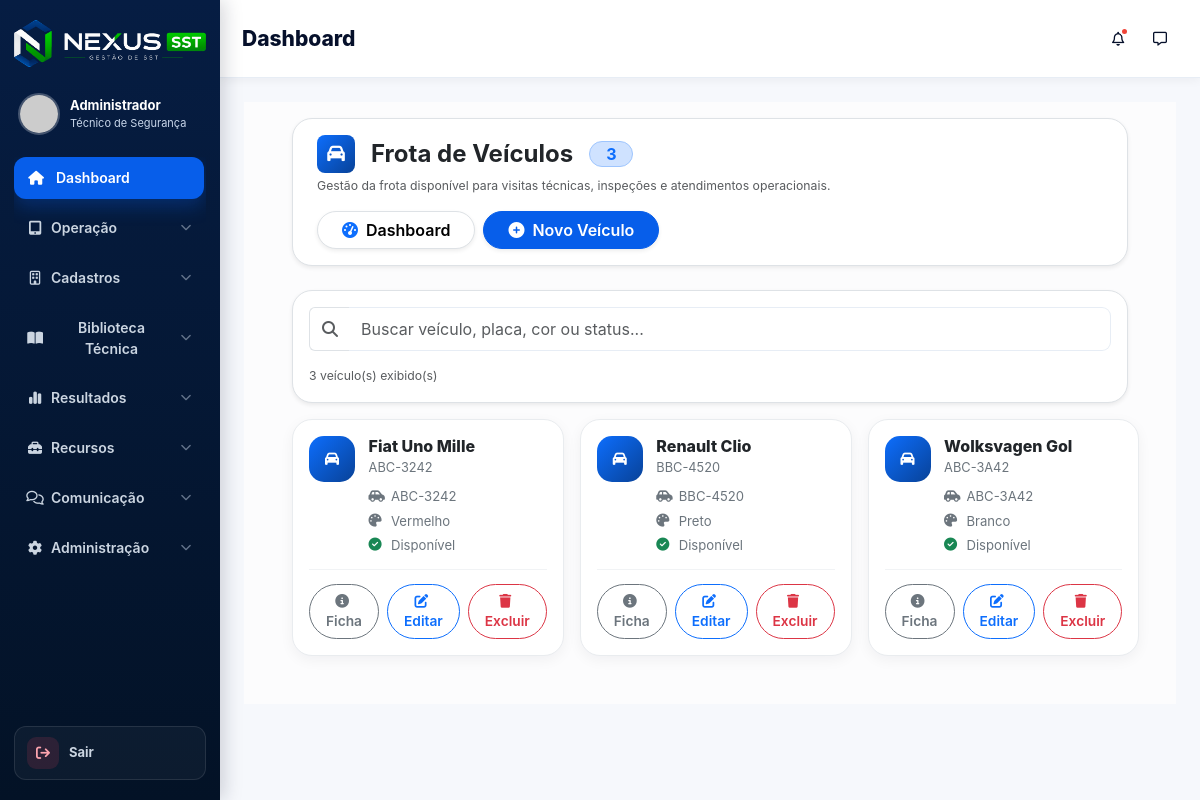
Screenshot of /nexus_sst/public/veiculos (signed in) with the database file from the repository.
### tables this page shows
CREATE TABLE `veiculos` (
  `id` int NOT NULL AUTO_INCREMENT,
  `modelo` varchar(100) NOT NULL,
  `placa` varchar(20) NOT NULL,
  `cor` varchar(50) DEFAULT NULL,
  `ativo` tinyint(1) DEFAULT '1',
  `criado_em` timestamp NULL DEFAULT CURRENT_TIMESTAMP,
  PRIMARY KEY (`id`),
  UNIQUE KEY `placa` (`placa`)
);

### core/Controller.php (called while the page is built, shortened)
<?php
class Controller
{
    public function model($model)
    {
        $modelFile = dirname(__DIR__) . "/app/models/{$model}.php";
        return new $model();
    }
    public function view($view, $data = [])
    {
        extract($data);
        $viewPath = dirname(__DIR__) . "/app/views/{$view}.php";
        require_once $viewPath;
    }
}

### app/controllers/VeiculosController.php (called while the page is built, shortened)
<?php
class VeiculosController extends Controller
{
    private $veiculoModel;
    public function __construct()
    {
        $this->veiculoModel = $this->model('Veiculo');
    }
    public function index()
    {
        $dados = [
            'veiculos' => $this->veiculoModel->listarTodos(),
            'css' => 'veiculos.css'
        ];
        $this->view('veiculos/index', $dados);
    }
}

### core/Router.php (called while the page is built, shortened)
<?php
class Router
{
    private array $routes = [];
    private function add(string $httpMethod, string $uri, string $controller, string $method): void
    {
        $uri = '/' . trim($uri, '/');
        $this->routes[$httpMethod][$uri] = [
            'controller' => $controller,
            'method' => $method
        ];
    }
    public function dispatch(): void
    {
        $httpMethod = strtoupper($_SERVER['REQUEST_METHOD'] ?? 'GET');
        $requestUri = $_SERVER['REQUEST_URI'] ?? '/';
        $requestPath = parse_url($requestUri, PHP_URL_PATH) ?: '/';
        $route = $this->normalizeRequestPath($requestPath);
        $routes = $this->routes[$httpMethod] ?? [];
        $match = $this->matchRoute($routes, $route);
        $methodName = $match['method'];
        $params = $match['params'];
        $controller = new $controllerName();
        $controller->$methodName(...$params);
    }
    private function normalizeRequestPath(string $requestPath): string
    {
        $route = '/' . ltrim($requestPath, '/');
        $basePaths = [];
        if (defined('BASE_URL')) {
            $configuredBasePath = parse_url((string) BASE_URL, PHP_URL_PATH);
            if (is_string($configuredBasePath) && $configuredBasePath !== '') {
                $basePaths[] = '/' . trim($configuredBasePath, '/');
            }
        }
        $basePaths = array_values(array_unique(array_filter($basePaths)));
        usort($basePaths, static fn(string $a, string $b): int => strlen($b) <=> strlen($a));
        foreach ($basePaths as $basePath) {
            if (str_starts_with($route, $basePath . '/')) {
                $route = substr($route, strlen($basePath));
                break;
            }
        }
        $route = '/' . trim($route, '/');
        return $route === '//' ? '/' : $route;
    }
    private function matchRoute(array $routes, string $route): ?array
    {
        if (isset($routes[$route])) {
            return [
                'controller' => $routes[$route]['controller'],
                'method' => $routes[$route]['method'],
                'params' => []
            ];
        }
        return null;
    }
}

### public/index.php (called while the page is built, shortened)
<?php
spl_autoload_register(function ($class) {
    $paths = [
        dirname(__DIR__) . '/core/',
        dirname(__DIR__) . '/app/controllers/',
        dirname(__DIR__) . '/app/models/',
        dirname(__DIR__) . '/app/services/',
        dirname(__DIR__) . '/app/helpers/',
        dirname(__DIR__) . '/app/traits/',
    ];
    foreach ($paths as $path) {
        $file = $path . $class . '.php';
        if (file_exists($file)) {
            return;
        }
    }
});
$router = new Router();
$router->dispatch();

### config/database.php (called while the page is built)
<?php
return [
    'host'     => 'localhost',
    'dbname'   => 'nexus',
    'usuario'  => 'root',
    'senha'    => 'samuel06',
    'charset'  => 'utf8'
];

### core/Database.php (called while the page is built)
<?php
class Database {
    protected $pdo;
    public function __construct() {
        $config = require __DIR__ . '/../config/database.php';
        $host     = $config['host'];
        $dbname   = $config['dbname'];
        $usuario  = $config['usuario'];
        $senha    = $config['senha'];
        $charset  = $config['charset'];
        $dsn = "mysql:host=$host;dbname=$dbname;charset=$charset";
        $opcoes = [
            PDO::ATTR_ERRMODE            => PDO::ERRMODE_EXCEPTION,
            PDO::ATTR_DEFAULT_FETCH_MODE => PDO::FETCH_ASSOC,
            PDO::ATTR_PERSISTENT         => true,
            PDO::ATTR_EMULATE_PREPARES   => false,
        ];
        try {
            $this->pdo = new PDO($dsn, $usuario, $senha, $opcoes);
        } catch (PDOException $e) {
            $this->erro = $e->getMessage();
            die("Erro de conexão com o banco de dados: " . $this->erro);
        }
    }
    public function getConnection() {
        return $this->pdo;
    }
}

### app/models/Veiculo.php (called while the page is built, shortened)
<?php
class Veiculo extends Database
{
    private PDO $db;
    public function __construct()
    {
        $this->db = $this->getConnection();
    }
    public function listarTodos()
    {
        $sql = "SELECT *
                FROM veiculos
                ORDER BY modelo ASC";
        return $this->db->query($sql)->fetchAll(PDO::FETCH_ASSOC);
    }
}

### app/views/veiculos/index.php (the view, shortened to what this page needs)
<?php
require_once dirname(__DIR__) . '/templates/header.php';
?>
<main class="content flex-grow-1 pt-3 px-4 pb-4 bg-light-subtle">
    <div class="container-fluid px-2 px-lg-4 mb-4">
        <div class="toast-container position-fixed top-0 end-0 p-3" style="z-index:9999;">
        </div>
        <header class="page-header-veiculos mb-4 px-4 py-3 bg-white border rounded-3 shadow-sm d-flex align-items-center justify-content-between flex-wrap gap-3">
            <div>
                <h3 class="m-0 fw-bold text-dark d-flex align-items-center gap-3" style="font-size: 1.5rem;">
                    <span class="icon-container d-flex align-items-center justify-content-center"
                          style="width: 38px; height: 38px; background: linear-gradient(135deg, #0d6efd, #084298); border-radius: 8px;">
                        <i class="fas fa-car text-white" style="font-size: 1.10rem;"></i>
                    </span>
                    Frota de Veículos
                    <span class="badge bg-primary-subtle text-primary rounded-pill px-3 py-1 fw-bold fs-6 border border-primary-subtle">
                        <?= count($veiculos ?? []) ?>
                    </span>
                </h3>
                <small class="text-muted d-block mt-1">
                    Gestão da frota disponível para visitas técnicas, inspeções e atendimentos operacionais.
                </small>
            </div>
            <div class="page-header-actions d-flex gap-2 flex-wrap">
                <a href="<?= BASE_URL ?>/dashboard" class="btn btn-light border rounded-pill px-4 fw-semibold shadow-sm">
                    <i class="fas fa-gauge-high me-1 text-primary"></i>
                    Dashboard
                </a>
                <a href="<?= BASE_URL ?>/veiculos/criar" class="btn btn-primary rounded-pill px-4 fw-semibold shadow-sm">
                    <i class="fas fa-plus-circle me-1"></i>
                    Novo Veículo
                </a>
            </div>
        </header>
        <?php if (!empty($veiculos)): ?>
            <section class="veiculos-app-view">
                <div class="veiculos-app-toolbar bg-white border rounded-4 shadow-sm p-3 mb-3">
                    <div class="input-group veiculos-app-search">
                        <span class="input-group-text bg-white border-end-0">
                            <i class="fas fa-search text-muted"></i>
                        </span>
                        <input
                            type="text"
                            id="buscarVeiculo"
                            class="form-control border-start-0"
                            placeholder="Buscar veículo, placa, cor ou status...">
                    </div>
                    <div class="d-flex align-items-center justify-content-between mt-3 gap-2">
                        <small class="text-muted">
                            <span id="contadorVeiculos"><?= count($veiculos ?? []) ?></span>
                            veículo(s) exibido(s)
                        </small>
                    </div>
                </div>
                <div class="veiculos-app-list">
                    <?php foreach ($veiculos as $vei): ?>
                        <?php
                        $veiculoAtivo = !empty($vei['ativo']);
                        $placa = htmlspecialchars($vei['placa'] ?? '-');
                        $placaFormatada = strlen($placa) === 7 ? substr($placa, 0, 3) . '-' . substr($placa, 3) : $placa;
                        $textoBusca = strtolower(
                            ($vei['modelo'] ?? '') . ' ' .
                            ($vei['placa'] ?? '') . ' ' .
                            ($vei['cor'] ?? '') . ' ' .
                            ($veiculoAtivo ? 'disponivel ativo' : 'inativo manutencao')
                        );
                        ?>
                        <article class="veiculo-app-card" data-search="<?= htmlspecialchars($textoBusca) ?>">
                            <div class="veiculo-app-card-main">
                                <div class="veiculo-app-icon">
                                    <i class="fas fa-car"></i>
                                </div>
                                <div class="veiculo-app-content">
                                    <h5><?= htmlspecialchars($vei['modelo'] ?? 'Veículo sem modelo') ?></h5>
                                    <p class="veiculo-app-placa">
                                        <?= htmlspecialchars($placaFormatada) ?>
                                    </p>
                                    <div class="veiculo-app-meta">
                                        <span>
                                            <i class="fas fa-car-side"></i>
                                            <?= htmlspecialchars($placaFormatada) ?>
                                        </span>
                                        <span>
                                            <i class="fas fa-palette"></i>
                                            <?= !empty($vei['cor']) ? htmlspecialchars($vei['cor']) : 'Cor não informada' ?>
                                        </span>
                                        <span>
                                            <i class="<?= $veiculoAtivo ? 'fas fa-circle-check text-success' : 'fas fa-circle-xmark text-danger' ?>"></i>
                                            <?= $veiculoAtivo ? 'Disponível' : 'Inativo / Manutenção' ?>
                                        </span>
                                    </div>
                                </div>
                            </div>
                            <div class="veiculo-app-actions">
                                <button
                                    class="btn btn-outline-secondary rounded-pill px-3"
                                    data-bs-toggle="modal"
                                    data-bs-target="#modalVeiculo<?= $vei['id'] ?>">
                                    <i class="fas fa-circle-info me-1"></i>
                                    Ficha
                                </button>
                                <a href="<?= BASE_URL ?>/veiculos/editar/<?= $vei['id'] ?>" class="btn btn-outline-primary rounded-pill px-3">
                                    <i class="fas fa-edit me-1"></i>
                                    Editar
                                </a>
                                <a href="<?= BASE_URL ?>/veiculos/excluir/<?= $vei['id'] ?>"
                                   class="btn btn-outline-danger rounded-pill px-3"
                                   onclick="return confirm('Deseja realmente excluir este veículo?')">
                                    <i class="fas fa-trash me-1"></i>
                                    Excluir
                                </a>
                            </div>
                        </article>
                    <?php endforeach; ?>
                </div>
            </section>
        <?php endif; ?>
    </div>
</main>
<?php require_once dirname(__DIR__) . '/templates/footer.php'; ?>

### public/css/pages/veiculos.css (style rules this page uses)
main.content { background: #f8fafc; }
.page-header-veiculos { border-radius: 1.25rem !important; }
.veiculos-app-toolbar { border-radius: 1.25rem !important; }
.veiculos-app-search input { font-size: 16px; min-height: 44px; }
.veiculos-app-list { display: grid; grid-template-columns: repeat(3, 1fr); gap: 1rem; }
.veiculo-app-card { background: #fff; border: 1px solid #e9ecef; border-radius: 1.25rem; padding: 1rem; box-shadow: 0 4px 14px rgba(15, 23, 42, .05); transition: all .18s ease; }
.veiculo-app-card-main { display: flex; gap: .85rem; align-items: flex-start; }
.veiculo-app-icon { width: 46px; height: 46px; min-width: 46px; border-radius: 15px; background: linear-gradient(135deg, #0d6efd, #084298); color: #fff; display: flex; align-items: center; justify-content: center; }
.veiculo-app-content { flex: 1; min-width: 0; }
.veiculo-app-content h5 { font-size: 1rem; font-weight: 800; margin: 0 0 .25rem; color: #212529; line-height: 1.25; }
.veiculo-app-placa { margin: .25rem 0 .75rem; font-size: .8rem; color: #6c757d; line-height: 1.3; }
.veiculo-app-meta { display: grid; gap: .45rem; font-size: .82rem; color: #6c757d; }
.veiculo-app-meta span { display: flex; align-items: flex-start; gap: .4rem; line-height: 1.3; }
.veiculo-app-meta i { width: 16px; margin-top: .1rem; color: #6c757d; }
.veiculo-app-actions { display: grid; grid-template-columns: repeat(3, 1fr); gap: .5rem; margin-top: .95rem; padding-top: .85rem; border-top: 1px solid #f1f3f5; }
.veiculo-app-actions .btn { min-height: 42px; font-size: .86rem; font-weight: 600; }

### public/css/base/variables.css (style rules this page uses)
:root { --navy: #061b3a; --navy-2: #03162f; --blue: #075eea; --blue-dark: #064ec2; --green: #12b76a; --orange: #f79009; --red: #f04438; --purple: #7a35d8; --text: #06102b; --muted: #667085; --line: #e7edf5; --bg: #f6f8fc; --card: #ffffff; --shadow-sm: 0 2px 10px rgba(16, 24, 40, .05); --shadow: 0 8px 22px rgba(16, 24, 40, .07); --shadow-lg: 0 18px 50px rgba(15, 23, 42, .12); --radius-sm: 8px; --radius: 14px; --radius-lg: 18px; --sidebar-width: 220px; --topbar-min-height: 78px; --nexus-primary: var(--blue); --nexus-primary-dark: #1e3a8a; --nexus-sidebar: var(--navy-2); --nexus-bg: var(--bg); --nexus-card: var(--card); --nexus-border: var(--line); --nexus-text: var(--text); --nexus-muted: var(--muted); --nexus-success: var(--green); --nexus-danger: var(--red); --nexus-warning: var(--orange); --nexus-info: #0ea5e9; }

### public/css/app/theme.css (style rules this page uses)
body { background: var(--bg); color: var(--text); }

### public/css/components/buttons.css (style rules this page uses)
.btn { border-radius: 9px; font-weight: 700; }
.btn-primary { border-color: var(--blue); background: var(--blue); }
.btn-light { border-color: var(--line); background: #fff; }

### public/css/components/forms.css (style rules this page uses)
.form-control, .form-select { border-color: var(--line); border-radius: 9px; }

### rows the page displays
veiculos: modelo "Fiat Uno Mille", placa "ABC-3242", cor "Vermelho", ativo 1 (drawn)
veiculos: modelo "Renault Clio", placa "BBC-4520", cor "Preto", ativo 1 (drawn)
veiculos: modelo "Wolksvagen Gol", placa "ABC-3A42", cor "Branco", ativo 1 (drawn)

### other values shown
$usuario "Administrador"
$pageTitle "Dashboard"
count($veiculos ?? []) "3"
